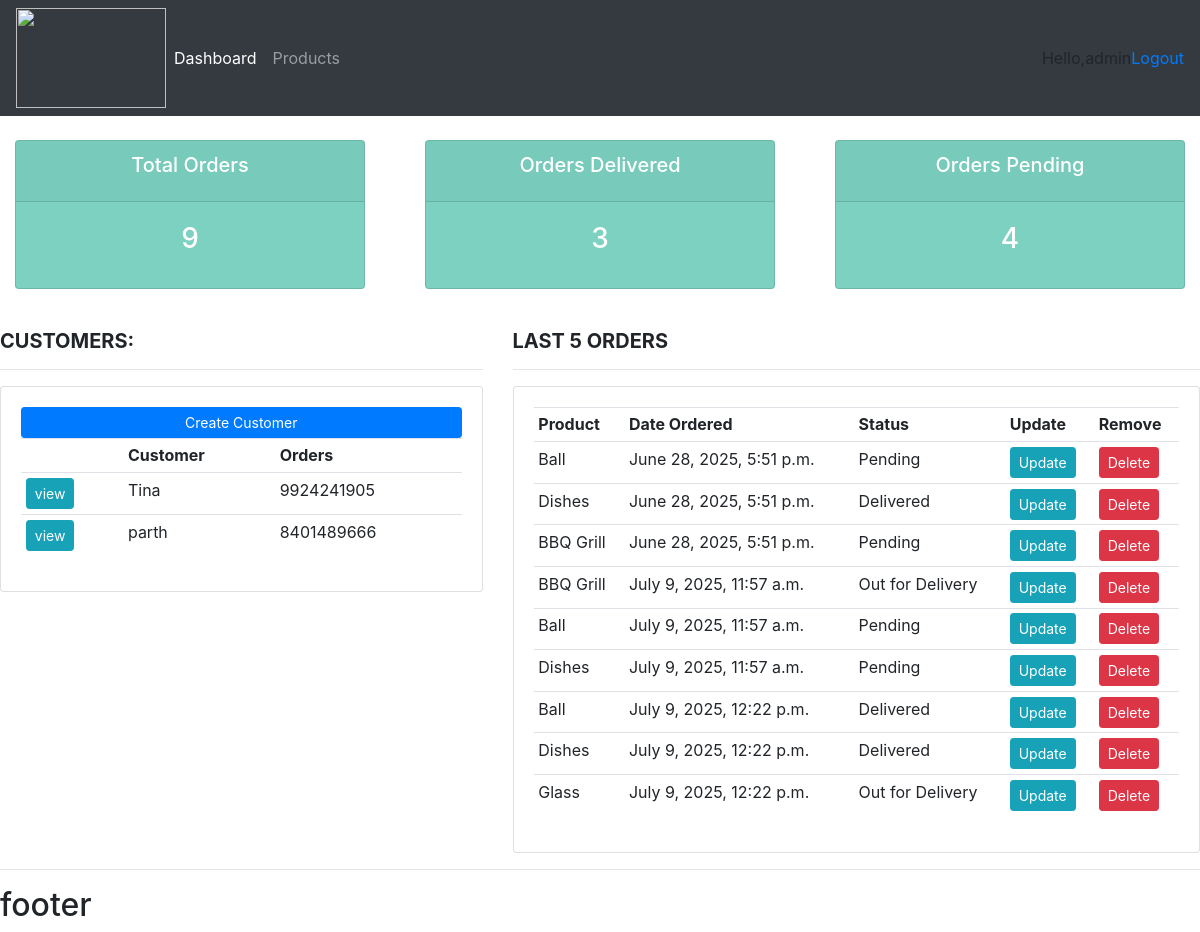
The app's page / (signed in) with its own data.
### accounts/models.py (models this page shows, shortened)
class Customer(models.Model):
    name = models.CharField(null=True)
    phone = models.CharField(null=True)
    email = models.CharField(null=True)
    date_created = models.DateTimeField(auto_now_add=True,null=True)

class Order(models.Model):
    STATUS = (
        ('Pending','Pending'),
        ('Out for Delivery','Out for Delivery'),
        ('Delivered','Delivered')
    )
    date_created = models.DateTimeField(auto_now_add=True,null=True)
    customer = models.ForeignKey(Customer,null=True,on_delete=SET_NULL)
    product = models.ForeignKey(Product,null=True,on_delete=SET_NULL)
    status = models.CharField(null=True,choices=STATUS)
    note = models.CharField(null=True)

class Product(models.Model):
    CATEGORY = (
        ('Indoor','Indoor'),
        ('OutDoor','OutDoor')
    )
    name =  models.CharField(null=True)
    category = models.CharField(null=True,choices=CATEGORY)
    price = models.FloatField(null=True)
    description = models.CharField(null=True,blank=True)
    date_created = models.DateTimeField(auto_now_add=True,null=True)
    tags = models.ManyToManyField(Tag)
    def __str__(self):
        return self.name

### accounts/views.py (the view)
# urls.py: path('',views.home,name="home"),
def home(request):
   orders = Order.objects.all()
   customers = Customer.objects.all()
   total_orders = orders.count()
   orders_deliverd = orders.filter(status='Delivered').count()
   orders_pending = orders.filter(status='Pending').count()
   context = {'orders':orders,'customers':customers,'total_orders':total_orders,'orders_deliverd':orders_deliverd,'orders_pending':orders_pending}
   return render(request,'accounts/dashboard.html',context)

### accounts/templates/accounts/dashboard.html
{% extends 'accounts/main.html' %}
{%block content %}
{% include 'accounts/status.html' %}
<br>
<div class="row">
    <div class="col-md-5">
        <h5><strong>CUSTOMERS:</strong></h5>
        <hr>
        <div class="card card-body">
            <a class="btn btn-primary btn-sm btn-block" href="">Create Customer</a>
            <table class="table table-sm">
            <tr>
                    <th></th>
                    <th>Customer</th>
                    <th>Orders</th>
                </tr>
                {% for customer in customers %}
                <tr>
                    <td><a class="btn btn-sm btn-info" href="{% url 'customers' customer.id %}">view</a></td>
                    <td>{{customer.name}}</td>
                    <td>{{customer.phone}}</td>
                </tr>
                {% endfor %}
            </table>
        </div>
    </div>
    <div class="col-md-7">
        <h5><strong>LAST 5 ORDERS</strong></h5>
        <hr>
        <div class="card card-body">
            <table class="table table-sm">
                <tr>
                    <th>Product</th>
                    <th>Date Ordered</th>
                    <th>Status</th>
                      <th>Update</th>
                    <th>Remove</th>
                </tr>
                {% for order in orders %}
                <tr>
                    <td>{{order.product}}</td>
                    <td>{{order.date_created}}</td>
                    <td>{{order.status}}</td>
                    <td><a  class="btn btn-sm btn-info" href="{% url 'update_order' order.id %}">Update</a></td>
                    <td><a class="btn btn-sm btn-danger" href="{% url 'delete_order' order.id %}">Delete</a></td>
                </tr>
                {% endfor %}
            </table>
        </div>
    </div>
</div>
    {% endblock %}

### accounts/templates/accounts/navbar.html (shortened to what this page needs)
{% load static %}
<nav class="navbar navbar-expand-lg navbar-dark bg-dark">
  <img src="{%static 'images/logo1.png '%}"width="150" height="100">
  <div class="collapse navbar-collapse" id="navbarNav">
    <ul class="navbar-nav">
      <li class="nav-item active">
        <a class="nav-link" href="{% url 'home' %}">Dashboard</a>
      </li>
      <li class="nav-item">
        <a class="nav-link" href="{% url 'products' %}">Products</a>
      </li>
    </ul>
  </div>
  <span>Hello,{{request.user }}</span>
  <span><a href="{% url 'logout' %}">Logout</a></span>
</nav>

### records on screen
Customer: name "Tina", phone "9924241905"
Customer: name "parth", phone "8401489666"
Order: product "Ball", date_created "June 28, 2025, 5:51 p.m.", status "Pending"
Order: product "Dishes", date_created "June 28, 2025, 5:51 p.m.", status "Delivered"
Order: product "BBQ Grill", date_created "June 28, 2025, 5:51 p.m.", status "Pending"
Order: product "BBQ Grill", date_created "July 9, 2025, 11:57 a.m.", status "Out for Delivery"
Order: product "Ball", date_created "July 9, 2025, 11:57 a.m.", status "Pending"
Order: product "Dishes", date_created "July 9, 2025, 11:57 a.m.", status "Pending"
Order: product "Ball", date_created "July 9, 2025, 12:22 p.m.", status "Delivered"
Order: product "Dishes", date_created "July 9, 2025, 12:22 p.m.", status "Delivered"
Order: product "Glass", date_created "July 9, 2025, 12:22 p.m.", status "Out for Delivery"

### other values on screen
{{ request.user }} "admin"
{{ total_orders }} "9"
{{ orders_deliverd }} "3"
{{ orders_pending }} "4"
